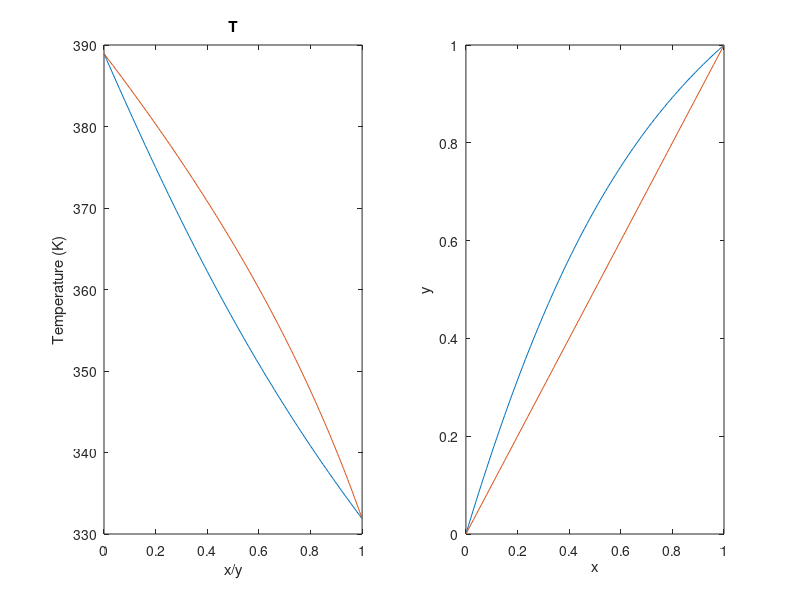

Write MATLAB code to recreate this figure. (Note: this script raises an error after producing the figure.)
function Dylan_Task6

%Dylan Hematillake
%20651646

clear all
clc

global P x z
Tguess = [133 120 110]
Pop = [300 100 50]./14.69594878
Title = ["Txy 300 psia","Txy 100 psia","Txy 50 psia","xy 300 psia", "xy 100 psia".....
        ,"xy 50 psia"];
index = 4;
for j = 1:3
    for i = 1:101
        P = Pop(j);
        xb(i)=(i-1)*0.01;
        x=[xb(i) 1-xb(i)];
        z = [0.5 0.5]';

        yb0 = (i-1)*0.01;
        T0 = Tguess(j)-(110-33)/101*i;
        alpha0 = (i-1)*0.01;
        mo = [yb0 T0 alpha0];

        m = fsolve(@ProcessEquations, mo);
        yb(i)=m(1);
        Tb(i) = m(2);
        alpha(i)=m(3);
        
        
    end

    Tb = 273.15+Tb;
    M = [Tb',xb',yb'];
    figure;
    subplot(1,2,1);
    plot(xb,Tb,yb,Tb);title(Title(j)),xlabel("x/y"),ylabel("Temperature (K)"),......
        xlim([0,1])
    subplot(1,2,2);
    plot(xb,yb,xb,xb);title(Title(index)),xlabel("x"),ylabel("y")
    index=index+1;
    xlswrite('Task6.xlsx',M,j)
end

end

function f = ProcessEquations(m)

global x z 

y = [m(1) 1-m(1)];
T=m(2);
alpha=m(3);

phiL = fugacity(x,T,0);
phiG = fugacity(y,T,1);

k = phiL./phiG;

f(1:2) = y'-k.*x';
f(3)=sum(z.*(1-k)./(1+alpha.*(k-1)));

end
function [phi,Zm]=fugacity(mf,T,W)
 
global P R  

R = 0.08206;
% Critical values:
CPT=[42.0  370.0  0.153;  % Propane
     37.5  425.2  0.199;]; %butane
 

a=0.45724.*R.^2.*CPT(:,2).^2./CPT(:,1).*(1+(0.37464+1.54226.*CPT(:,3)-0.26992.*CPT(:,3).^2).*(1-sqrt((T+273.15)./CPT(:,2)))).^2;                                                                                      % Equation 12
b=0.0778.*R.*CPT(:,2)./CPT(:,1);  % Equation 13
 
A=a*P/R^2/(T+273.15)^2;
B=b*P/R/(T+273.15);
 
Aij=(A*A').^0.5;
Am=mf*(Aij*mf');
Bm=mf*B;   
poly=[1 Bm-1 Am-2*Bm-3*Bm^2 Bm^3+Bm^2-Am*Bm]; %Equation 14                                                 
Z=roots(poly);
if W==0
 Zm=min(Z);
else Zm=max(Z);
end
 
phi=exp(B./Bm.*(Zm-1)-log(Zm-Bm)-Am./2/sqrt(2)./Bm.*(2.*(Aij*mf')/Am-B./Bm).*log((Zm+(1+sqrt(2)).*Bm)./(Zm+(1-sqrt(2)).*Bm))); %Equation 27
                                                                                                                                       
end 



    
    
